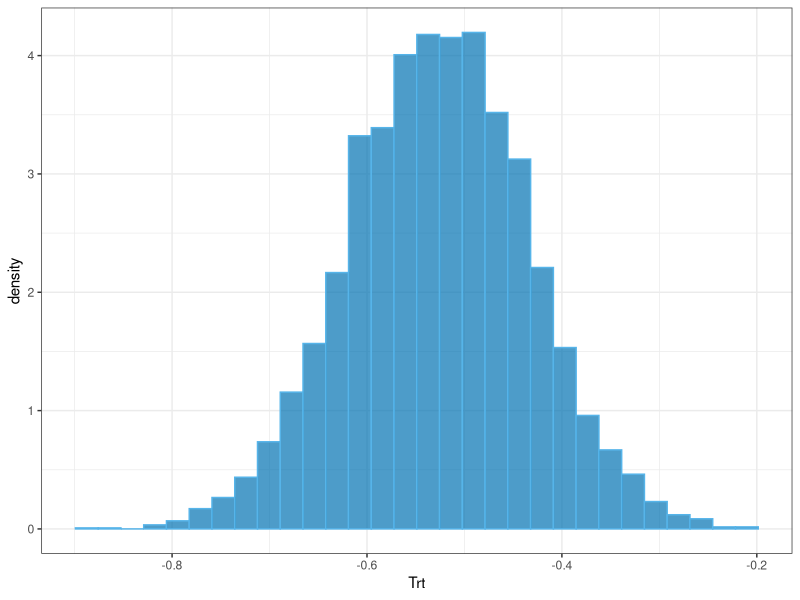
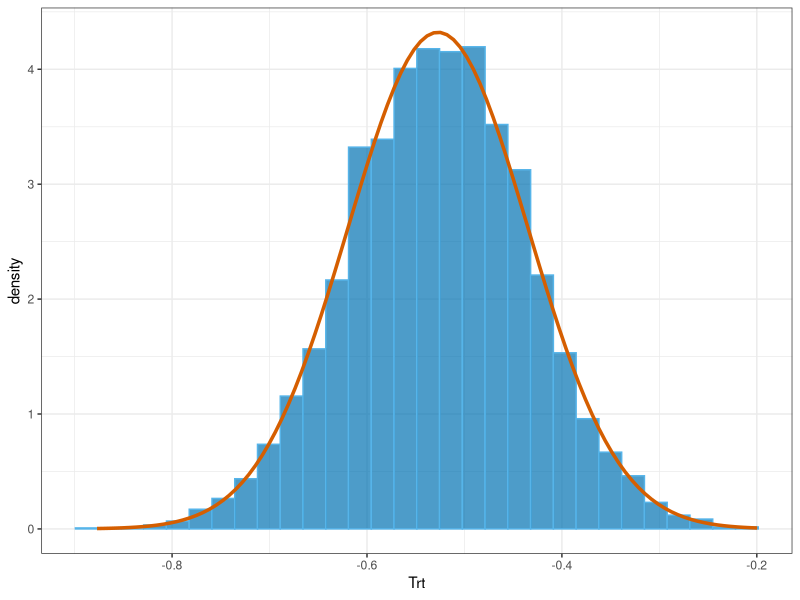

Reproduce these figures in R, in order.
## ---- chunk 1
#| include: false
knitr::opts_chunk$set(
  echo=TRUE, message=FALSE, warning=FALSE, fig.align="center", dev="svglite"
)

old_hooks <- fansi::set_knit_hooks(
  knitr::knit_hooks,
  which = c("output", "message", "warning", "error")
)

options(crayon.enabled=TRUE)
## ---- chunk 2
library(tidyverse)
## ---- chunk 3
theme_set(theme_bw())
## ---- chunk 4
migraine <- read_csv("./data/Pdata.csv")

migraine
## ---- chunk 5
model <- glm(N ~ ., family="poisson", data=migraine)
## ---- chunk 6
summary(model)
## ---- chunk 7
para_bootstrap_poisson <- function(original_data, original_model, n) {
  out <- matrix(
    nrow=n, ncol=length(coef(original_model)),
    dimnames=list(NULL, names(coef(original_model)))
  )
  
  mu_hat <- predict(original_model, type="response")
  
  for (iter in 1:n) {
    simulated_data <- original_data %>%
      mutate(N = rpois(nrow(original_data), lambda=mu_hat))
    
    refitted_model <- original_model %>%
      update(data=simulated_data)
    
    out[iter, ] <- coef(refitted_model)
  }
  
  as_tibble(out)
}
## ---- chunk 8
set.seed(99)

para_boot_coefs <- para_bootstrap_poisson(migraine, model, n=5000)
## ---- chunk 9
para_boot_coefs
## ---- chunk 10
ggplot(para_boot_coefs, aes(x=Trt)) +
  geom_histogram(
    aes(y=after_stat(density)),
    colour="#56B4E9", fill="#0072B2", alpha=0.7
  )
## ---- chunk 11
mean_para_boot_beta1 <- mean(para_boot_coefs$Trt)
sd_para_boot_beta1 <- sd(para_boot_coefs$Trt)

ggplot(para_boot_coefs, aes(x=Trt)) +
  geom_histogram(
    aes(y=after_stat(density)),
    colour="#56B4E9", fill="#0072B2", alpha=0.7
  ) +
  geom_function(
    fun=dnorm, args=list(mean=mean_para_boot_beta1, sd=sd_para_boot_beta1),
    colour="#D55E00", size=1.2
  )
## ---- chunk 12
list(
  boot_norm = tibble(
    lwr = mean_para_boot_beta1 - qnorm(0.975) * sd_para_boot_beta1,
    upr = mean_para_boot_beta1 + qnorm(0.975) * sd_para_boot_beta1
  ),
  
  boot_perc = tibble(
    lwr = quantile(para_boot_coefs$Trt, 0.025),
    upr = quantile(para_boot_coefs$Trt, 0.975)
  ),
  
  wald = model %>%
    confint.default() %>%
    as_tibble() %>%
    slice(2) %>%
    rename(lwr=1, upr=2)
)
